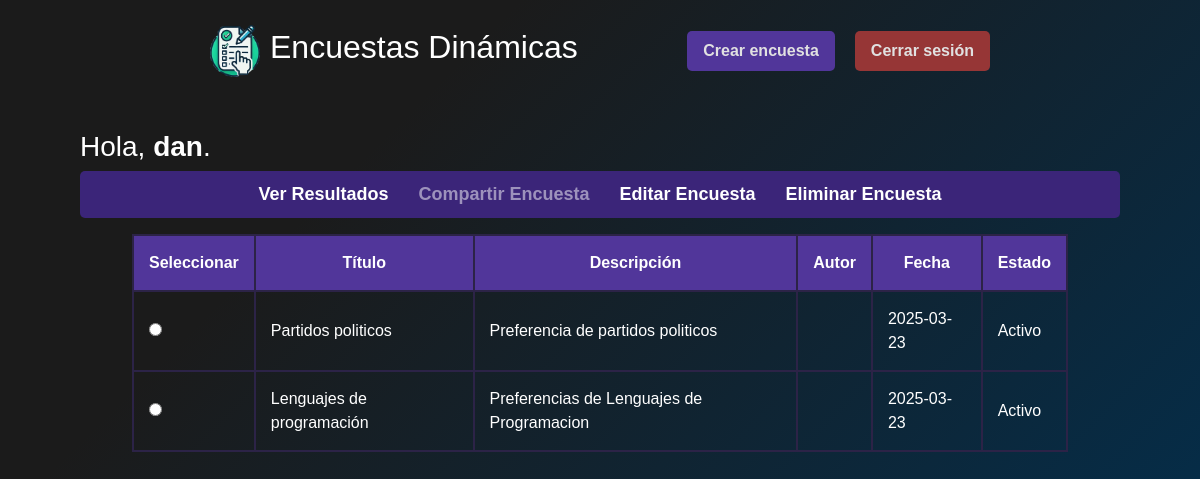
The app's page /welcome.php (signed in) with its own data.
### tables this page shows
CREATE TABLE `enc_encuestasm` (
  `idencuesta` int(11) NOT NULL,
  `nombre` varchar(255) NOT NULL,
  `descripcion` varchar(255) NOT NULL,
  `idusuario` int(11) NOT NULL,
  `fecha` date NOT NULL,
  `activo` varchar(1) NOT NULL
);

### welcome.php (the view, shortened to what this page needs)
<?php
$username = "root";
$password = "";
$database = "db_encuestas";
$mysqli = new mysqli("localhost", $username, $password, $database);
$query = "SELECT * FROM enc_encuestasm INNER JOIN usuarios ON enc_encuestasm.idusuario=usuarios.idusuario ORDER BY idencuesta ASC";
?>
<!DOCTYPE html>
<html lang="es">
<head>
    <link rel="stylesheet" href="https://stackpath.bootstrapcdn.com/bootstrap/4.5.2/css/bootstrap.min.css">
    <link rel="stylesheet" href="./assets/css/style.css">
</head>
<body>
    <?php include __DIR__ . "/includes/header.php"; ?>
    <div class="items-welcome">
        <div class="wrap-welcome">
            <h3>Hola, <b><?php echo htmlspecialchars($_SESSION["username"]); ?></b>.</h3>
        </div>
        <div class="wrap-welcome">
            <nav>
                <ul class="nav-menu">
                    <li><a href="#" id="verResultados">Ver Resultados</a></li>
                    <li><a href="#" id="responderEncuesta" class="disabled">Compartir Encuesta</a></li>
                    <li><a href="#" id="editarEncuesta">Editar Encuesta</a></li>
                    <li><a href="#" id="eliminarEncuesta">Eliminar Encuesta</a></li>
                </ul>
            </nav>
            <form id="formSeleccionEncuesta">
                <table class="table-welcome">
                    <tr>
                        <th>Seleccionar</th>
                        <th>Título</th>
                        <th>Descripción</th>
                        <th>Autor</th>
                        <th>Fecha</th>
                        <th>Estado</th>
                    </tr>
                    <?php
                    if ($result = $mysqli->query($query)) {
                        while ($row = $result->fetch_assoc()) {
                            $idEncuesta = $row["idencuesta"];
                            $nombre = $row["nombre"];
                            $descripcion = $row["descripcion"];
                            $autor = $row["nombreU"];
                            $fecha = $row["fecha"];
                            $activo = $row["activo"];
                            echo "<tr>
                                    <td>
                                        <input type='radio' name='seleccionEncuesta'
                                               value='$idEncuesta'
                                               data-estado='$activo'
                                               onclick='actualizarEnlaces($idEncuesta)'>
                                    </td>
                                    <td>$nombre</td>
                                    <td>$descripcion</td>
                                    <td>$autor</td>
                                    <td>$fecha</td>
                                    <td>" . ($activo == 'S' ? 'Activo' : 'Inactivo') . "</td>
                                  </tr>";
                        }
                    }
                    ?>
                </table>
            </form>
        </div>
    </div>
</body>
</html>

### assets/css/style.css (style rules this page uses)
* { font-family: 'Arial'; color: white; }
html, body { height: 100%; min-height: 100vh; margin: 0; padding: 0; background-color: #003153; background-image: linear-gradient(315deg, #003153 0%, #1B1B1B 74%); width: 100%; overflow-x: hidden; }
a { color: white; transition: all 0.3s ease 0s; }
input { color: rgb(39, 39, 39); }
.items-welcome { display: inline-flex; flex-direction: column; margin: 20px 0px 200px 0px; }
.table-welcome { width: 750px; border-collapse: collapse; }
th, td { border: 4px solid #51369A; padding: 8px; text-align: left; }
.nav-menu { list-style: none; display: flex; justify-content: center; background-color: #3b2579; padding: 10px; border-radius: 5px; }
.nav-menu li { margin: 0 15px; }
.nav-menu a { text-decoration: none; color: white; font-size: 18px; font-weight: bold; transition: color 0.3s ease-in-out; }
.table-welcome { width: 90%; margin: auto; border-collapse: collapse; }
.table-welcome td, .table-welcome th { border: 2px solid #2c2347; padding: 15px; }
.table-welcome th { background-color: #51369A; text-align: center; }
.items-welcome { width: 100%; padding: 0.5rem 5rem; }
.disabled { pointer-events: none; opacity: 0.5; cursor: not-allowed; }

### welcome.php (style rules this page uses)
.disabled { pointer-events: none; opacity: 0.5; cursor: not-allowed; }

### records on screen
enc_encuestasm: nombre "Partidos politicos", descripcion "Preferencia de partidos politicos", fecha "2025-03-23", activo "Activo"
enc_encuestasm: nombre "Lenguajes de programación", descripcion "Preferencias de Lenguajes de Programacion", fecha "2025-03-23", activo "Activo"

### other values on screen
$_SESSION["username"] "dan"
